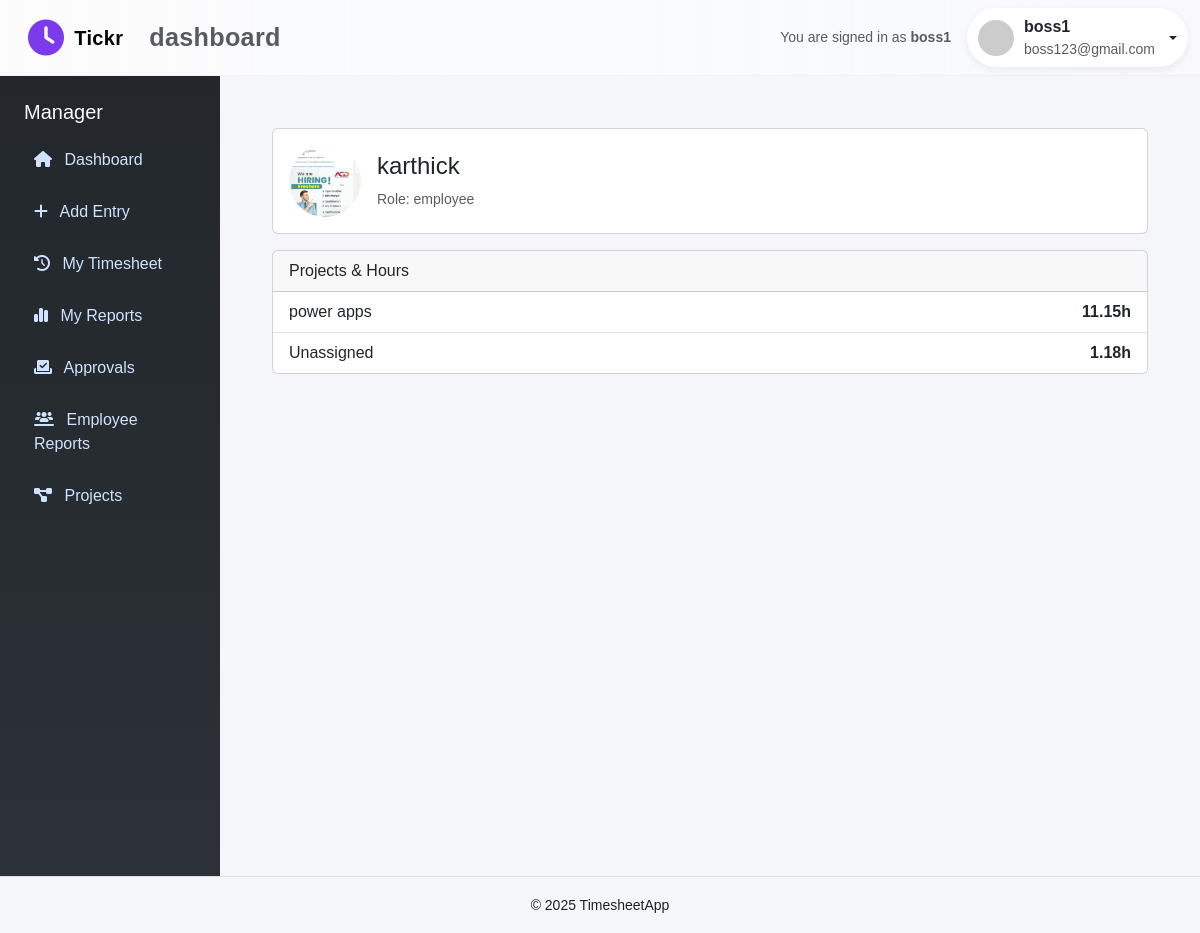
The page /manager/employee/5/ (signed in) on the database as committed earlier.
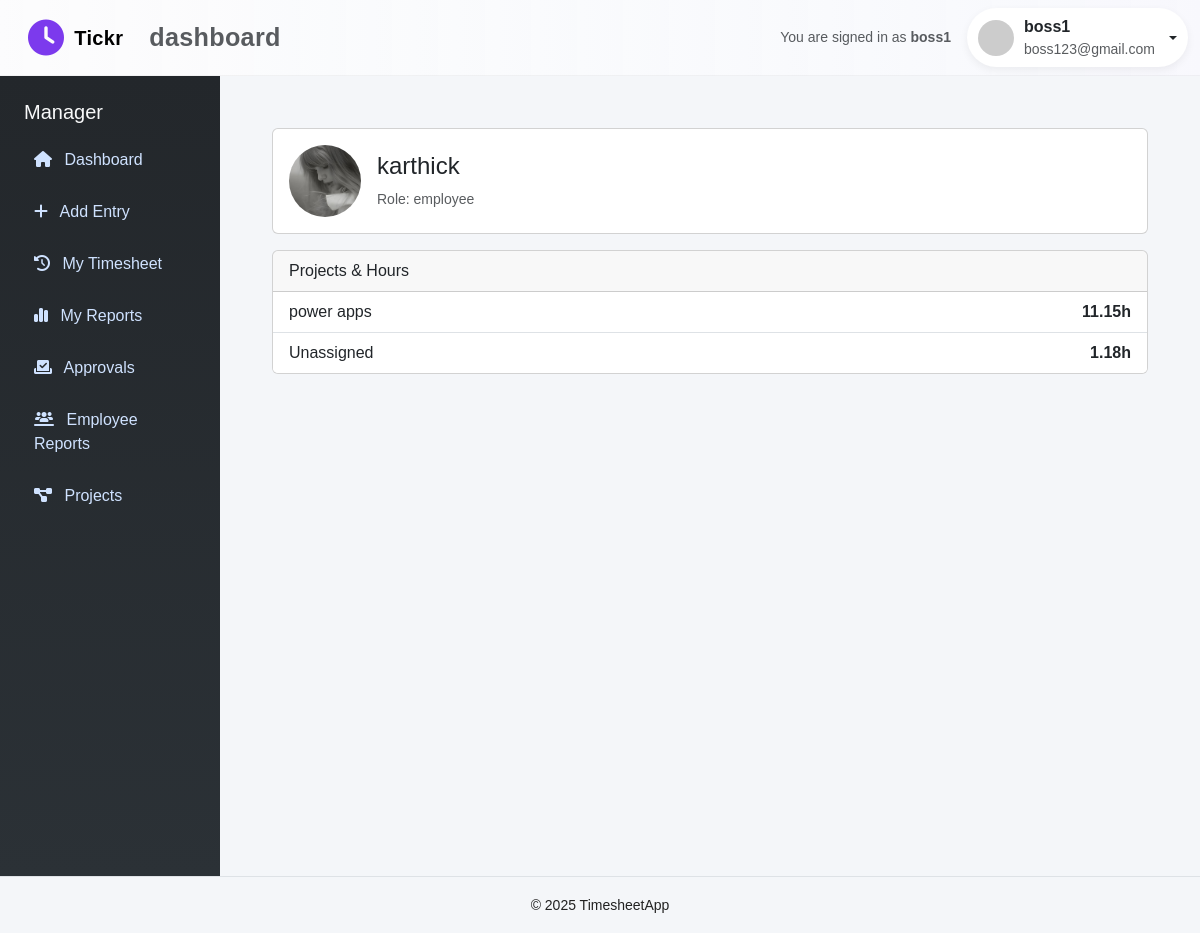
The same page on the database as committed later.
### timesheet_app/models.py (models this page shows, shortened)
class CustomUser(AbstractUser):
    role = models.CharField(max_length=10, choices=ROLE_CHOICES)

class Profile(models.Model):
    user = models.OneToOneField(settings.AUTH_USER_MODEL, on_delete=models.CASCADE, related_name='profile')
    avatar = models.ImageField(upload_to=avatar_upload_to, null=True, blank=True)

### timesheet_app/views.py (the view)
# urls.py: path("manager/employee/<int:user_id>/", manager_employee_detail, name="manager_employee_detail"),
@role_required('manager')
@login_required
def manager_employee_detail(request, user_id):
    employee = get_object_or_404(User, pk=user_id)
    start = timezone.localdate() - dt.timedelta(days=90)
    entries = TimesheetEntry.objects.filter(user=employee, work_date__gte=start).select_related('project')
    proj_map = {}
    for e in entries:
        name = e.project.name if e.project else 'Unassigned'
        proj_map.setdefault(name, 0.0)
        proj_map[name] += (e.duration_minutes or 0) / 60.0
    proj_rows = [{'project': k, 'hours': round(v, 2)} for k, v in proj_map.items()]
    return render(request, 'dashboard/manager_employee_detail.html', {'employee': employee, 'proj_rows': proj_rows})

### timesheet_app/templates/dashboard/manager_employee_detail.html
{% extends 'base.html' %}
{% block sidebar %}
  {% include 'dashboard/manager_sidebar.html' %}
{% endblock %}
{% block content %}
<div class="container my-4">
  <div class="card mb-3">
    <div class="card-body d-flex gap-3 align-items-center">
      {% if employee.profile and employee.profile.avatar %}
        <img src="{{ employee.profile.avatar.url }}" alt="avatar" style="width:72px;height:72px;border-radius:999px;object-fit:cover">
      {% else %}
        <img src="https://ui-avatars.com/api/?name={{ employee.username }}&background=7c3aed&color=fff" alt="avatar" style="width:72px;height:72px;border-radius:999px;object-fit:cover">
      {% endif %}
      <div>
        <h4>{{ employee.get_full_name|default:employee.username }}</h4>
        <div class="small text-muted">Role: {{ employee.role }}</div>
      </div>
    </div>
  </div>
  <div class="card">
    <div class="card-header">Projects & Hours</div>
    <div class="list-group list-group-flush">
      {% for row in proj_rows %}
        <div class="list-group-item d-flex justify-content-between align-items-center">
          <div>{{ row.project }}</div>
          <div class="fw-bold">{{ row.hours }}h</div>
        </div>
      {% empty %}
        <div class="list-group-item text-muted">No recent projects.</div>
      {% endfor %}
    </div>
  </div>
</div>
{% endblock %}

Rows that differ between the two databases and show on the page:
changed CustomUser "karthick": profile.avatar: a different picture
